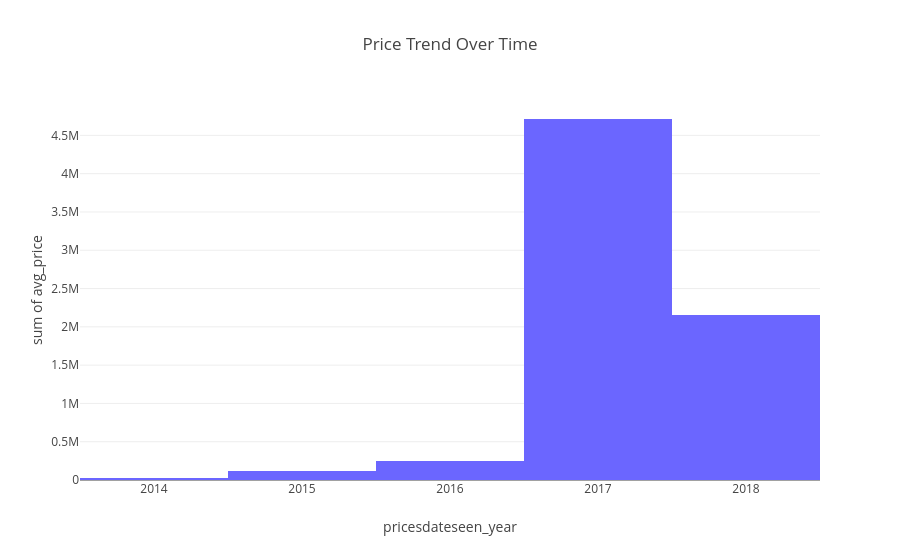

The notebook cell saved with this chart:
### Code cell
px.histogram(df,x='pricesdateseen_year',y='avg_price',title='Price Trend Over Time',category_orders={'pricesdateseen_year': df['pricesdateseen_year'].value_counts().index},color_discrete_sequence=["#6B66FF"])

### Figure 1 — Plotly figure (JSON) as saved in the notebook; plotly's stock layout.template omitted (floating-point values rounded to 4 significant figures; data arrays with more than 128 entries replaced by an {"elided": "..."} marker saying what was removed)
{"data": [{"bingroup": "x", "histfunc": "sum", "hovertemplate": "pricesdateseen_year=%{x}<br>sum of avg_price=%{y}<extra></extra>", "legendgroup": "", "marker": {"color": "#6B66FF", "pattern": {"shape": ""}}, "name": "", "orientation": "v", "showlegend": false, "type": "histogram", "x": {"elided": "14574 int values"}, "xaxis": "x", "y": {"elided": "14574 float values"}, "yaxis": "y"}], "layout": {"barmode": "relative", "legend": {"tracegroupgap": 0}, "title": {"text": "Price Trend Over Time"}, "xaxis": {"anchor": "y", "categoryarray": [2017, 2018, 2016, 2015, 2014], "categoryorder": "array", "domain": [0, 1], "title": {"text": "pricesdateseen_year"}}, "yaxis": {"anchor": "x", "domain": [0, 1], "title": {"text": "sum of avg_price"}}}}
